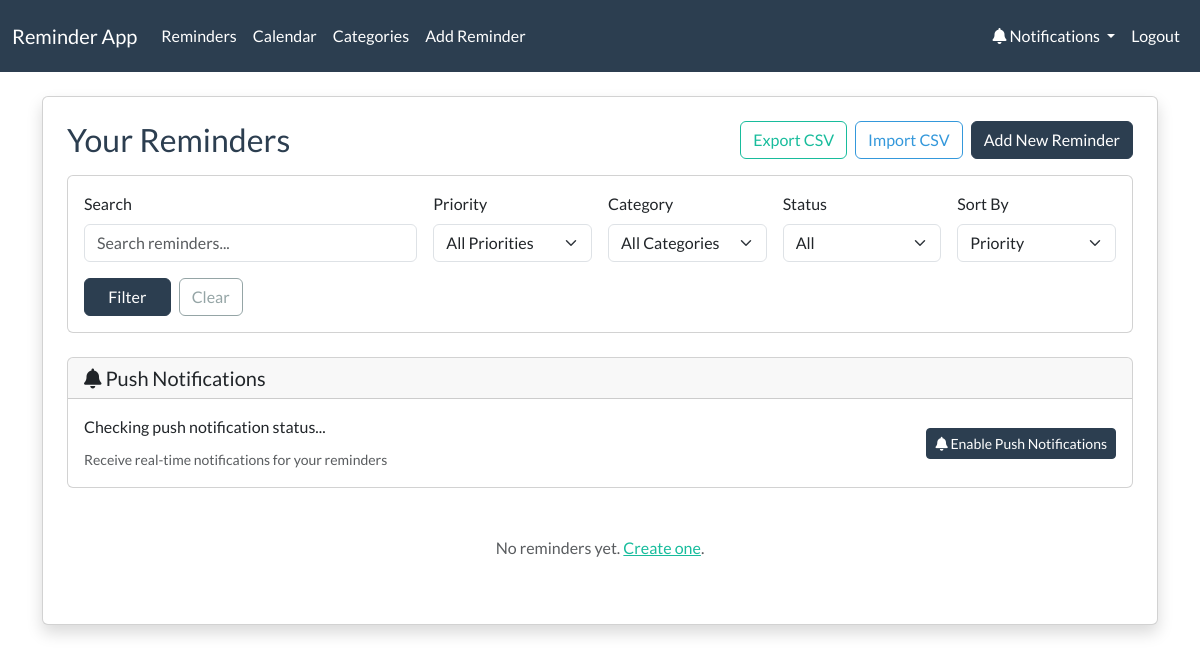
Before: /reminders/ (signed in) with the older database file.
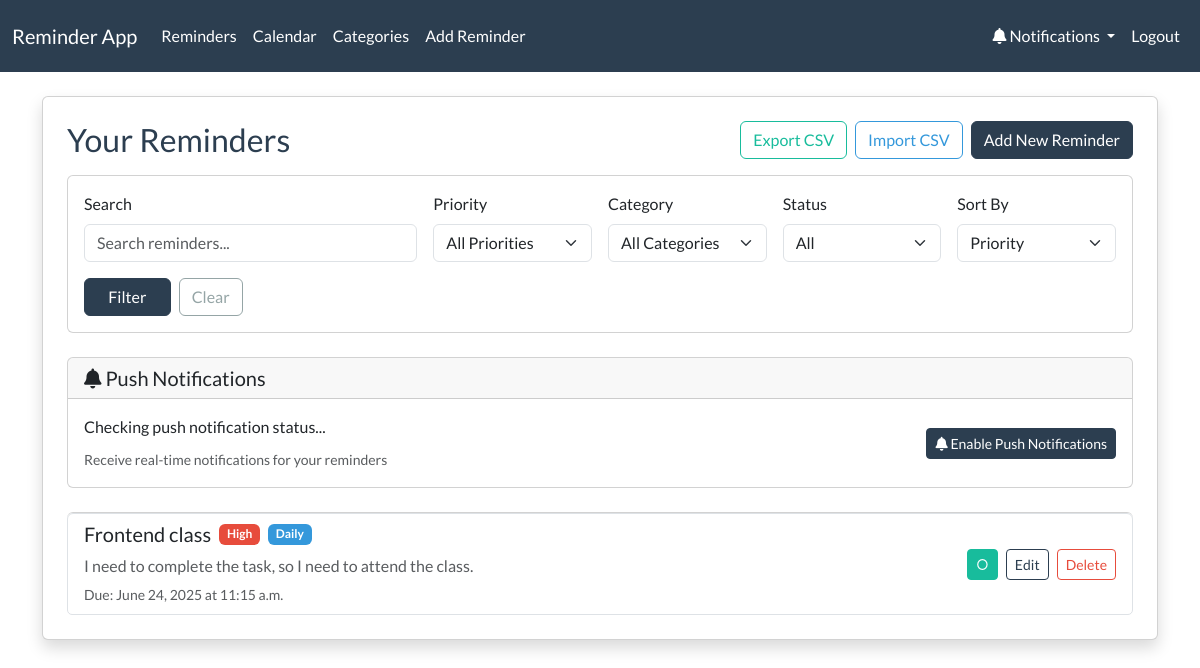
After: the same page with the newer database file.
### Reminder_app/models.py (models this page shows, shortened)
class Reminder(models.Model):
    PRIORITY_CHOICES = [
        ('low', 'Low'),
        ('medium', 'Medium'),
        ('high', 'High'),
    ]
    REPEAT_CHOICES = [
        ('none', 'No Repeat'),
        ('daily', 'Daily'),
        ('weekly', 'Weekly'),
        ('monthly', 'Monthly'),
        ('yearly', 'Yearly'),
    ]
    user = models.ForeignKey(User, on_delete=models.CASCADE)
    title = models.CharField(max_length=200)
    description = models.TextField(blank=True)
    date = models.DateField(default=date.today)
    time = models.TimeField(default=time(12, 0))
    priority = models.CharField(max_length=10, choices=PRIORITY_CHOICES, default='medium')
    completed = models.BooleanField(default=False)
    created_at = models.DateTimeField(auto_now_add=True)
    category = models.ForeignKey(Category, on_delete=models.SET_NULL, null=True, blank=True)
    repeat_type = models.CharField(max_length=10, choices=REPEAT_CHOICES, default='none')
    next_due_date = models.DateField(null=True, blank=True)
    is_recurring = models.BooleanField(default=False)
    class Meta:
        ordering = ['-priority', 'date', 'time']

### Reminder_app/views.py (the view)
# urls.py: path('', views.reminder_list, name='reminder_list'),
@login_required
def reminder_list(request):
    reminders = Reminder.objects.filter(user=request.user)
    search_query = request.GET.get('search', '')
    if search_query:
        reminders = reminders.filter(
            models.Q(title__icontains=search_query) |
            models.Q(description__icontains=search_query)
        )
    priority_filter = request.GET.get('priority', '')
    if priority_filter:
        reminders = reminders.filter(priority=priority_filter)
    category_filter = request.GET.get('category', '')
    if category_filter:
        reminders = reminders.filter(category_id=category_filter)
    completion_filter = request.GET.get('completed', '')
    if completion_filter == 'completed':
        reminders = reminders.filter(completed=True)
    elif completion_filter == 'pending':
        reminders = reminders.filter(completed=False)
    sort_by = request.GET.get('sort', 'priority')
    if sort_by == 'date':
        reminders = reminders.order_by('date', 'time')
    elif sort_by == 'created':
        reminders = reminders.order_by('-created_at')
    else:  # default: priority
        reminders = reminders.order_by('-priority', 'date', 'time')
    categories = Category.objects.filter(user=request.user)
    context = {
        'reminders': reminders,
        'categories': categories,
        'search_query': search_query,
        'priority_filter': priority_filter,
        'category_filter': category_filter,
        'completion_filter': completion_filter,
        'sort_by': sort_by,
    }
    return render(request, 'reminder_list.html', context)

### Reminder_app/templates/reminder_list.html (shortened to what this page needs)
{% extends 'base.html' %}
{% block content %}
    <div class="card shadow p-4 mt-4">
        <div class="d-flex justify-content-between align-items-center mb-3">
            <h3 class="text-primary mb-0">Your Reminders</h3>
            <div class="d-flex gap-2">
                <a href="{% url 'export_reminders' %}" class="btn btn-outline-success">Export CSV</a>
                <a href="{% url 'import_reminders' %}" class="btn btn-outline-info">Import CSV</a>
                <a href="{% url 'add_reminder' %}" class="btn btn-primary">Add New Reminder</a>
            </div>
        </div>
        <div class="card mb-4">
            <div class="card-body">
                <form method="GET" class="row g-3">
                    <div class="col-md-4">
                        <label for="search" class="form-label">Search</label>
                        <input type="text" class="form-control" id="search" name="search"
                               value="{{ search_query }}" placeholder="Search reminders...">
                    </div>
                    <div class="col-md-2">
                        <label for="priority" class="form-label">Priority</label>
                        <select class="form-select" id="priority" name="priority">
                            <option value="">All Priorities</option>
                        </select>
                    </div>
                    <div class="col-md-2">
                        <label for="category" class="form-label">Category</label>
                        <select class="form-select" id="category" name="category">
                            <option value="">All Categories</option>
                        </select>
                    </div>
                    <div class="col-md-2">
                        <label for="completed" class="form-label">Status</label>
                        <select class="form-select" id="completed" name="completed">
                            <option value="">All</option>
                        </select>
                    </div>
                    <div class="col-md-2">
                        <label for="sort" class="form-label">Sort By</label>
                        <select class="form-select" id="sort" name="sort">
                            <option value="priority" {% if sort_by == 'priority' %}selected{% endif %}>Priority</option>
                        </select>
                    </div>
                    <div class="col-md-2 d-flex align-items-end">
                        <div class="d-flex gap-2 w-100">
                            <button type="submit" class="btn btn-primary flex-fill">Filter</button>
                            <a href="{% url 'reminder_list' %}" class="btn btn-outline-secondary">Clear</a>
                        </div>
                    </div>
                </form>
            </div>
        </div>
        <div class="card mb-4">
            <div class="card-header">
                <h5 class="mb-0"><i class="fas fa-bell"></i> Push Notifications</h5>
            </div>
            <div class="card-body">
                <div class="row align-items-center">
                    <div class="col-md-6">
                        <p class="mb-2" id="push-status">Checking push notification status...</p>
                        <small class="text-muted">Receive real-time notifications for your reminders</small>
                    </div>
                    <div class="col-md-6 text-end">
                        <button id="subscribe-push" class="btn btn-primary btn-sm">
                            <i class="fas fa-bell"></i> Enable Push Notifications
                        </button>
                    </div>
                </div>
            </div>
        </div>
        {% if reminders %}
            <div class="list-group">
                {% for reminder in reminders %}
                    <div class="list-group-item d-flex justify-content-between align-items-center {% if reminder.completed %}bg-light text-muted{% endif %}">
                        <div class="flex-grow-1">
                            <div class="d-flex align-items-center mb-2">
                                <h5 class="mb-0 {% if reminder.completed %}text-decoration-line-through{% endif %}">
                                    {{ reminder.title }}
                                </h5>
                                <span class="badge ms-2
                                    {% if reminder.priority == 'high' %}bg-danger
                                    {% elif reminder.priority == 'medium' %}bg-warning
                                    {% else %}bg-success{% endif %}">
                                    {{ reminder.priority|title }}
                                </span>
                                {% if reminder.is_recurring %}
                                    <span class="badge bg-info ms-2">{{ reminder.repeat_type|title }}</span>
                                {% endif %}
                            </div>
                            {% if reminder.description %}
                                <p class="mb-1 text-muted {% if reminder.completed %}text-decoration-line-through{% endif %}">
                                    {{ reminder.description }}
                                </p>
                            {% endif %}
                            <small class="text-muted">
                                Due: {{ reminder.date }} at {{ reminder.time }}
                            </small>
                        </div>
                        <div class="d-flex gap-2">
                            <button class="btn btn-sm {% if reminder.completed %}btn-outline-success{% else %}btn-success{% endif %}"
                                    onclick="toggleCompletion({{ reminder.id }})">
                                {% if reminder.completed %}✓{% else %}○{% endif %}
                            </button>
                            <a href="{% url 'edit_reminder' reminder.id %}" class="btn btn-sm btn-outline-primary">Edit</a>
                            <a href="{% url 'delete_reminder' reminder.id %}" class="btn btn-sm btn-outline-danger">Delete</a>
                        </div>
                    </div>
                {% endfor %}
            </div>
        {% else %}
            <div class="text-center py-4">
                <p class="text-muted">
                    {% if search_query or priority_filter or completion_filter %}
                        No reminders match your search criteria.
                        <a href="{% url 'reminder_list' %}">Clear filters</a> or
                        <a href="{% url 'add_reminder' %}">create a new reminder</a>.
                    {% else %}
                        No reminders yet. <a href="{% url 'add_reminder' %}">Create one</a>.
                    {% endif %}
                </p>
            </div>
        {% endif %}
    </div>
{% endblock %}

### Reminder_app/templates/base.html (shortened to what this page needs)
<!DOCTYPE html>
<html>
<head>
    <link rel="stylesheet" href="https://cdn.jsdelivr.net/npm/bootswatch@5.3.2/dist/flatly/bootstrap.min.css">
    {% load static %}
</head>
<body>
    <nav class="navbar navbar-expand-lg navbar-dark bg-primary mb-4">
        <div class="container-fluid">
            <a class="navbar-brand" href="{% url 'reminder_list' %}">Reminder App</a>
            <div class="collapse navbar-collapse" id="navbarNav">
                <ul class="navbar-nav me-auto">
                    {% if user.is_authenticated %}
                        <li class="nav-item">
                            <a class="nav-link" href="{% url 'reminder_list' %}">Reminders</a>
                        </li>
                        <li class="nav-item">
                            <a class="nav-link" href="{% url 'calendar_view' %}">Calendar</a>
                        </li>
                        <li class="nav-item">
                            <a class="nav-link" href="{% url 'category_list' %}">Categories</a>
                        </li>
                        <li class="nav-item">
                            <a class="nav-link" href="{% url 'add_reminder' %}">Add Reminder</a>
                        </li>
                    {% endif %}
                </ul>
                {% if user.is_authenticated %}
                <ul class="navbar-nav">
                    <li class="nav-item dropdown">
                        <a class="nav-link dropdown-toggle" href="#" id="navbarDropdown" role="button" data-bs-toggle="dropdown" aria-expanded="false">
                            <i class="fas fa-bell"></i> Notifications
                        </a>
                    </li>
                    <li class="nav-item">
                        <a class="nav-link" href="{% url 'logout' %}">Logout</a>
                    </li>
                </ul>
                {% endif %}
            </div>
        </div>
    </nav>
    <div class="container">
        {% block content %}{% endblock %}
    </div>
</body>
</html>

Changed rows visible on the page:
added Reminder: title "Frontend class", priority "High", repeat_type "Daily", description "I need to complete the task, so I need to attend the class.", date "June 24, 2025", time "11:15 a.m."
Other visible differences:
text no longer shown: "No reminders yet. Create one ."
